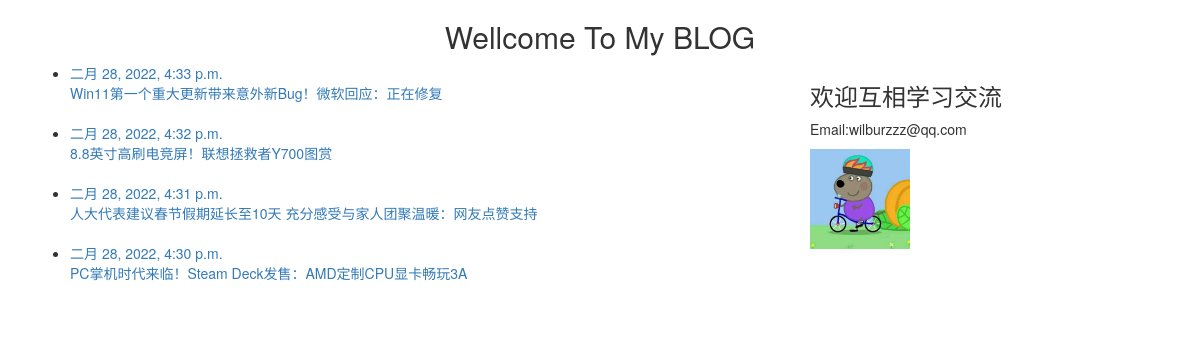
/blog/, run on an earlier commit of the app's database.
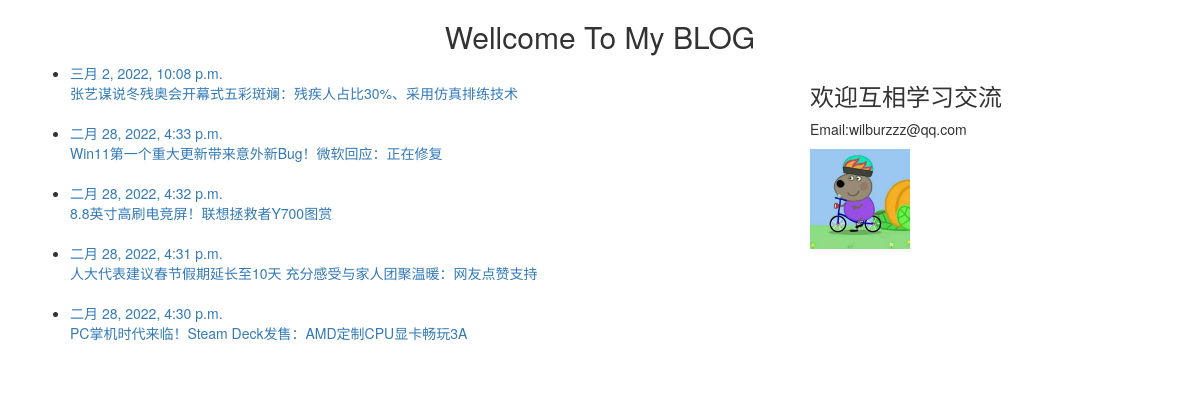
And on a later commit of the database.
### blog/models.py (models this page shows, shortened)
class BlogArticles(models.Model):
    title = models.CharField(max_length=300)
    author = models.ForeignKey(User, on_delete=models.CASCADE, related_name='blog_posts')
    body = models.TextField()
    publish = models.DateTimeField(default=timezone.now)
    class Meta:  # 主要目的是给上级类添加一些功能，或者指定一些标准
        ordering = ('-publish',)

### blog/views.py (the view)
# urls.py: path('', views.blog_title, name='blog_title'),
def blog_title(request):
    blogs = BlogArticles.objects.all()
    return render(request, 'blog/titles.html', {'blogs': blogs})

### templates/blog/titles.html (shortened to what this page needs)
{% extends "base.html" %}
{% block content %}
{% load static %}
<div class="row text-center vertical-middle-sm">
    <h2>Wellcome To My BLOG</h2>
</div>
<div class="row">
    <div class="col-xs-12 col-md-8">
    <ul>
    {% for blog in blogs %}
        <li><a href="{{ blog.id }}">{{ blog.publish }}<br>{{ blog.title }}</a></li>
        <br>
    {% endfor %}
    </ul>
    </div>
    <div class="col-xs-6 col-md-4">
        <h3>欢迎互相学习交流</h3>
        <p>Email:wilburzzz@qq.com</p>
        <img src="{% static '/images/mouse.jpg' %}" width="100px">
    </div>
</div>
{% endblock %}

### templates/base.html (shortened to what this page needs)
<!DOCTYPE html>
{% load static %}
<html lang="zh-cn">
    <head>
        <link rel="stylesheet" href="{% static 'css/bootstrap.css' %}">
    </head>
    <body>
        <div class="container">
            {% block content %}{% endblock %}
        </div>
    </body>
</html>

What changed in the data, as far as the page shows it:
added BlogArticles: publish "三月 2, 2022, 10:08 p.m.", title "张艺谋说冬残奥会开幕式五彩斑斓：残疾人占比30%、采用仿真排练技术"
